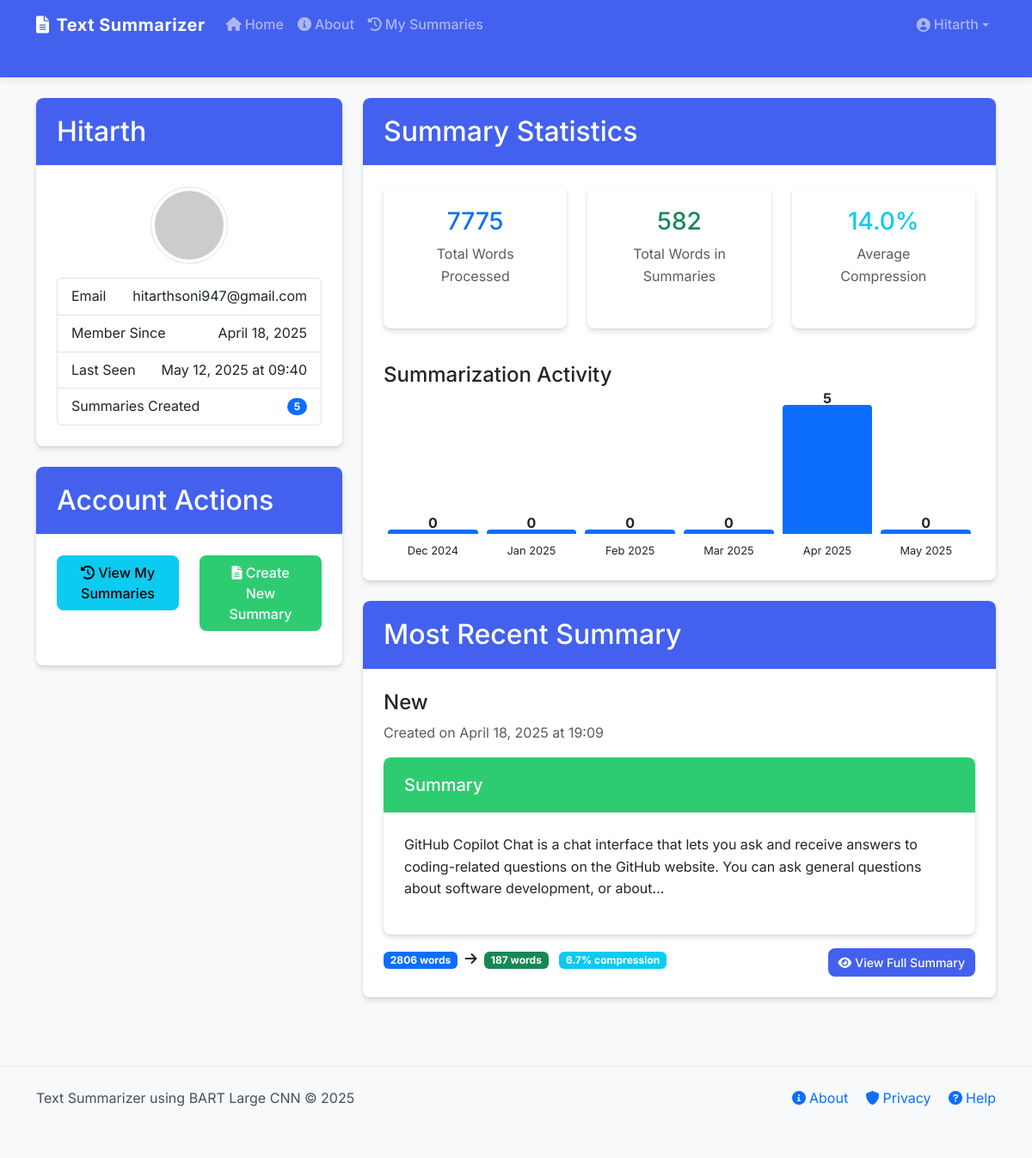
Screenshot of /auth/profile (signed in) with the database file from the repository.
### app/models.py (models this page shows, shortened)
class User(UserMixin, db.Model):
    id = db.Column(db.Integer, primary_key=True)
    username = db.Column(db.String(64), index=True, unique=True)
    email = db.Column(db.String(120), index=True, unique=True)
    password_hash = db.Column(db.String(128))
    created_at = db.Column(db.DateTime, default=datetime.utcnow)
    last_seen = db.Column(db.DateTime, default=datetime.utcnow)
    summaries = db.relationship('Summary', backref='author', lazy='dynamic')
    def update_last_seen(self):
        self.last_seen = datetime.utcnow()
        db.session.commit()

class Summary(db.Model):
    id = db.Column(db.Integer, primary_key=True)
    title = db.Column(db.String(200))
    original_text = db.Column(db.Text)
    summary_text = db.Column(db.Text)
    url = db.Column(db.String(500))
    created_at = db.Column(db.DateTime, index=True, default=datetime.utcnow)
    user_id = db.Column(db.Integer, db.ForeignKey('user.id'))
    parameters = db.Column(db.Text)  # Stored as JSON
    original_length = db.Column(db.Integer)  # Word count of original text
    summary_length = db.Column(db.Integer)  # Word count of summary
    compression_ratio = db.Column(db.Float)  # Summary length / Original length
    processing_time = db.Column(db.Float)  # Time taken to generate summary

### app/auth.py (the view)
@auth_bp.route('/profile')
@login_required
def profile():
    current_user.update_last_seen()
    summaries = current_user.summaries.order_by(Summary.created_at.desc()).all()
    summaries_count = len(summaries)
    stats = {
        'count': summaries_count,
        'total_words_original': 0,
        'total_words_summary': 0,
        'avg_compression': 0,
        'recent_summary': None
    }
    if summaries_count > 0:
        stats['recent_summary'] = summaries[0]
        total_compression = 0
        for summary in summaries:
            stats['total_words_original'] += summary.original_length
            stats['total_words_summary'] += summary.summary_length
            total_compression += summary.compression_ratio
        stats['avg_compression'] = round((total_compression / summaries_count) * 100, 1)
        from collections import defaultdict
        import datetime
        monthly_counts = defaultdict(int)
        for summary in summaries:
            month_key = summary.created_at.strftime('%Y-%m')
            monthly_counts[month_key] += 1
        today = datetime.datetime.utcnow()
        months = []
        counts = []
        for i in range(5, -1, -1):
            month_date = today - datetime.timedelta(days=30*i)
            month_key = month_date.strftime('%Y-%m')
            month_label = month_date.strftime('%b %Y')
            months.append(month_label)
            counts.append(monthly_counts.get(month_key, 0))
        stats['chart_months'] = months
        stats['chart_counts'] = counts
        max_count = max(counts) if counts and max(counts) > 0 else 1
        height_classes = []
        for count in counts:
            if count == 0:
                height_classes.append('height-0')
            elif count == max_count:
                height_classes.append('height-5')
            else:
                relative_height = min(4, max(1, int((count / max_count) * 4) + 1))
                height_classes.append(f'height-{relative_height}')
        stats['chart_height_classes'] = height_classes
    return render_template('profile.html', title='Profile', user=current_user, stats=stats)

### app/templates/profile.html (shortened to what this page needs)
{% extends "base.html" %}
{% block content %}
<div class="row">
    <div class="col-md-4">
        <div class="card mb-4">
            <div class="card-header bg-primary text-white">
                <h2 class="mb-0">{{ user.username }}</h2>
            </div>
            <div class="card-body">
                <div class="text-center mb-3">
                    <img src="https://www.gravatar.com/avatar/{{ user.email|lower|trim|md5 }}?s=150&d=identicon"
                         class="rounded-circle img-thumbnail" alt="Profile Picture">
                </div>
                <ul class="list-group">
                    <li class="list-group-item d-flex justify-content-between align-items-center">
                        Email
                        <span>{{ user.email }}</span>
                    </li>
                    <li class="list-group-item d-flex justify-content-between align-items-center">
                        Member Since
                        <span>{{ user.created_at.strftime('%B %d, %Y') }}</span>
                    </li>
                    <li class="list-group-item d-flex justify-content-between align-items-center">
                        Last Seen
                        <span>{{ user.last_seen.strftime('%B %d, %Y at %H:%M') }}</span>
                    </li>
                    <li class="list-group-item d-flex justify-content-between align-items-center">
                        Summaries Created
                        <span class="badge bg-primary rounded-pill">{{ stats.count }}</span>
                    </li>
                </ul>
            </div>
        </div>
        <div class="card">
            <div class="card-header bg-primary text-white">
                <h2 class="mb-0">Account Actions</h2>
            </div>
            <div class="card-body">
                <div class="row">
                    <div class="col-md-6 mb-3">
                        <div class="d-grid">
                            <a href="{{ url_for('main.history') }}" class="btn btn-info">
                                <i class="fas fa-history"></i> View My Summaries
                            </a>
                        </div>
                    </div>
                    <div class="col-md-6 mb-3">
                        <div class="d-grid">
                            <a href="{{ url_for('main.index') }}" class="btn btn-success">
                                <i class="fas fa-file-alt"></i> Create New Summary
                            </a>
                        </div>
                    </div>
                </div>
            </div>
        </div>
    </div>
    <div class="col-md-8">
        {% if stats.count > 0 %}
        <div class="card mb-4">
            <div class="card-header bg-primary text-white">
                <h2 class="mb-0">Summary Statistics</h2>
            </div>
            <div class="card-body">
                <div class="row">
                    <div class="col-md-4 mb-3">
                        <div class="card h-100 text-center">
                            <div class="card-body">
                                <h3 class="text-primary">{{ stats.total_words_original }}</h3>
                                <p class="text-muted mb-0">Total Words Processed</p>
                            </div>
                        </div>
                    </div>
                    <div class="col-md-4 mb-3">
                        <div class="card h-100 text-center">
                            <div class="card-body">
                                <h3 class="text-success">{{ stats.total_words_summary }}</h3>
                                <p class="text-muted mb-0">Total Words in Summaries</p>
                            </div>
                        </div>
                    </div>
                    <div class="col-md-4 mb-3">
                        <div class="card h-100 text-center">
                            <div class="card-body">
                                <h3 class="text-info">{{ stats.avg_compression }}%</h3>
                                <p class="text-muted mb-0">Average Compression</p>
                            </div>
                        </div>
                    </div>
                </div>
                <div class="mt-4">
                    <h4>Summarization Activity</h4>
                    <div class="activity-chart">
                        <div class="chart-container">
                            {% for i in range(stats.chart_counts|length) %}
                                <div class="chart-bar {{ stats.chart_height_classes[i] }}">
                                    <span class="count">{{ stats.chart_counts[i] }}</span>
                                </div>
                            {% endfor %}
                        </div>
                        <div class="chart-labels">
                            {% for month in stats.chart_months %}
                                <div class="chart-label">{{ month }}</div>
                            {% endfor %}
                        </div>
                    </div>
                </div>
            </div>
        </div>
        {% if stats.recent_summary %}
        <div class="card">
            <div class="card-header bg-primary text-white">
                <h2 class="mb-0">Most Recent Summary</h2>
            </div>
            <div class="card-body">
                <h4>{{ stats.recent_summary.title }}</h4>
                <p class="text-muted">Created on {{ stats.recent_summary.created_at.strftime('%B %d, %Y at %H:%M') }}</p>
                <div class="card mb-3">
                    <div class="card-header bg-success text-white">
                        <h5 class="mb-0">Summary</h5>
                    </div>
                    <div class="card-body">
                        <p>{{ stats.recent_summary.summary_text|truncate(200) }}</p>
                    </div>
                </div>
                <div class="d-flex justify-content-between">
                    <div>
                        <span class="badge bg-primary">{{ stats.recent_summary.original_length }} words</span>
                        <i class="fas fa-arrow-right mx-1"></i>
                        <span class="badge bg-success">{{ stats.recent_summary.summary_length }} words</span>
                        <span class="badge bg-info ms-2">{{ (stats.recent_summary.compression_ratio * 100)|round(1) }}% compression</span>
                    </div>
                    <a href="{{ url_for('main.view_summary', id=stats.recent_summary.id) }}" class="btn btn-sm btn-primary">
                        <i class="fas fa-eye me-1"></i>View Full Summary
                    </a>
                </div>
            </div>
        </div>
        {% endif %}
        {% endif %}
    </div>
</div>
{% endblock %}

### app/templates/base.html (shortened to what this page needs)
<!DOCTYPE html>
<html lang="en">
<head>
    <link href="https://cdn.jsdelivr.net/npm/bootstrap@5.3.0/dist/css/bootstrap.min.css" rel="stylesheet">
    <link href="https://cdnjs.cloudflare.com/ajax/libs/font-awesome/6.0.0/css/all.min.css" rel="stylesheet">
    <link rel="stylesheet" href="{{ url_for('static', filename='css/style.css') }}">
</head>
<body>
    <nav class="navbar navbar-expand-lg navbar-dark bg-primary sticky-top">
        <div class="container">
            <a class="navbar-brand d-flex align-items-center" href="{{ url_for('main.index') }}">
                <i class="fas fa-file-alt me-2"></i>
                <span>Text Summarizer</span>
            </a>
            <div class="collapse navbar-collapse" id="navbarNav">
                <ul class="navbar-nav me-auto">
                    <li class="nav-item">
                        <a class="nav-link" href="{{ url_for('main.index') }}">
                            <i class="fas fa-home me-1"></i>Home
                        </a>
                    </li>
                    <li class="nav-item">
                        <a class="nav-link" href="{{ url_for('main.about') }}">
                            <i class="fas fa-info-circle me-1"></i>About
                        </a>
                    </li>
                    {% if current_user.is_authenticated %}
                    <li class="nav-item">
                        <a class="nav-link" href="{{ url_for('main.history') }}">
                            <i class="fas fa-history me-1"></i>My Summaries
                        </a>
                    </li>
                    {% endif %}
                </ul>
                <ul class="navbar-nav ms-auto">
                    {% if current_user.is_authenticated %}
                    <li class="nav-item dropdown">
                        <a class="nav-link dropdown-toggle d-flex align-items-center" href="#" id="navbarDropdown" role="button" data-bs-toggle="dropdown" aria-expanded="false">
                            <i class="fas fa-user-circle me-1"></i>
                            <span>{{ current_user.username }}</span>
                        </a>
                    </li>
                    {% endif %}
                </ul>
            </div>
        </div>
    </nav>
    <main class="py-4">
        <div class="container">
            {% block content %}{% endblock %}
        </div>
    </main>
    <footer class="py-4">
        <div class="container">
            <div class="row align-items-center">
                <div class="col-md-6 text-center text-md-start">
                    <p class="mb-0">Text Summarizer using BART Large CNN © 2025</p>
                </div>
                <div class="col-md-6 text-center text-md-end mt-3 mt-md-0">
                    <a href="{{ url_for('main.about') }}" class="text-decoration-none me-3">
                        <i class="fas fa-info-circle me-1"></i>About
                    </a>
                    <a href="#" class="text-decoration-none me-3">
                        <i class="fas fa-shield-alt me-1"></i>Privacy
                    </a>
                    <a href="#" class="text-decoration-none">
                        <i class="fas fa-question-circle me-1"></i>Help
                    </a>
                </div>
            </div>
        </div>
    </footer>
</body>
</html>

### rows the page displays
User: username "Hitarth", email "hitarthsoni947@gmail.com", created_at "April 18, 2025", last_seen "May 12, 2025 at 09:40"
Summary: recent_summary "New", recent_summary.created_at "April 18, 2025 at 19:09", recent_summary.summary_text "GitHub Copilot Chat is a chat interface that lets you ask and receive answers to coding-related questions on the GitHub website. You can ask general questions about software development, or about...", recent_summary.original_length "2806", recent_summary.summary_length "187", (stats.recent_summary.compression_ratio*100)|round(1) "6.7"

### other values shown
{{ stats.count }} "5"
{{ stats.total_words_original }} "7775"
{{ stats.total_words_summary }} "582"
{{ stats.avg_compression }} "14.0"
{{ stats.chart_counts[i] }} "0" "0" "0" "0" "5" "0"
{{ month }} "Dec 2024" "Jan 2025" "Feb 2025" "Mar 2025" "Apr 2025" "May 2025"
